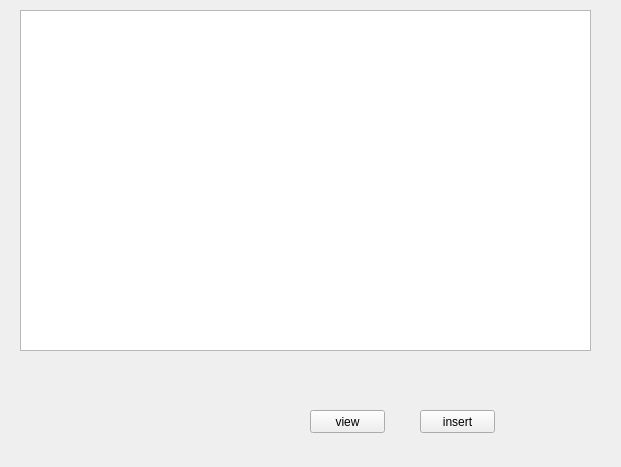
<?xml version="1.0" encoding="UTF-8"?>
<ui version="4.0">
 <class>Window</class>
 <widget class="QWidget" name="Window">
  <property name="geometry">
   <rect>
    <x>0</x>
    <y>0</y>
    <width>621</width>
    <height>467</height>
   </rect>
  </property>
  <property name="windowTitle">
   <string>Window</string>
  </property>
  <widget class="QTextBrowser" name="textBrowser">
   <property name="geometry">
    <rect>
     <x>20</x>
     <y>10</y>
     <width>571</width>
     <height>341</height>
    </rect>
   </property>
  </widget>
  <widget class="QPushButton" name="cBtnView">
   <property name="geometry">
    <rect>
     <x>310</x>
     <y>410</y>
     <width>75</width>
     <height>23</height>
    </rect>
   </property>
   <property name="text">
    <string>view</string>
   </property>
  </widget>
  <widget class="QPushButton" name="cBtnInsert">
   <property name="geometry">
    <rect>
     <x>420</x>
     <y>410</y>
     <width>75</width>
     <height>23</height>
    </rect>
   </property>
   <property name="text">
    <string>insert</string>
   </property>
  </widget>
 </widget>
 <layoutdefault spacing="6" margin="11"/>
 <resources/>
 <connections/>
</ui>
